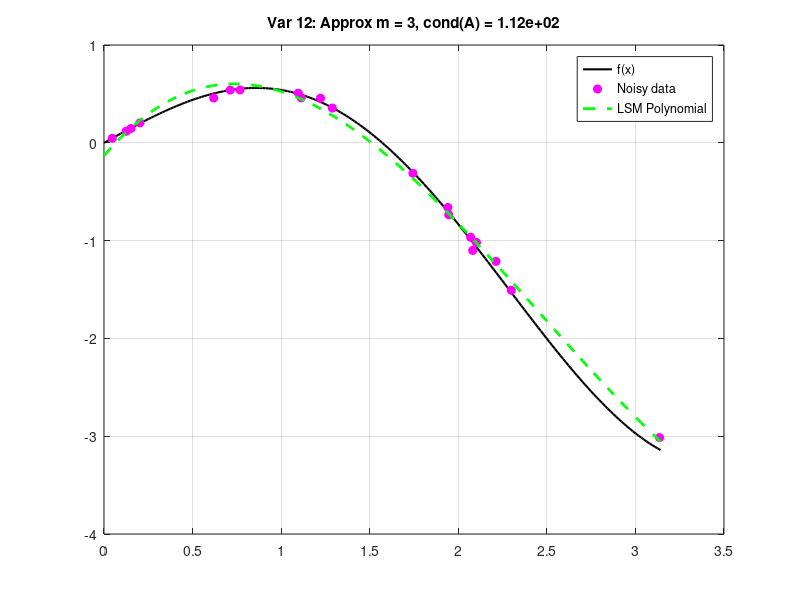
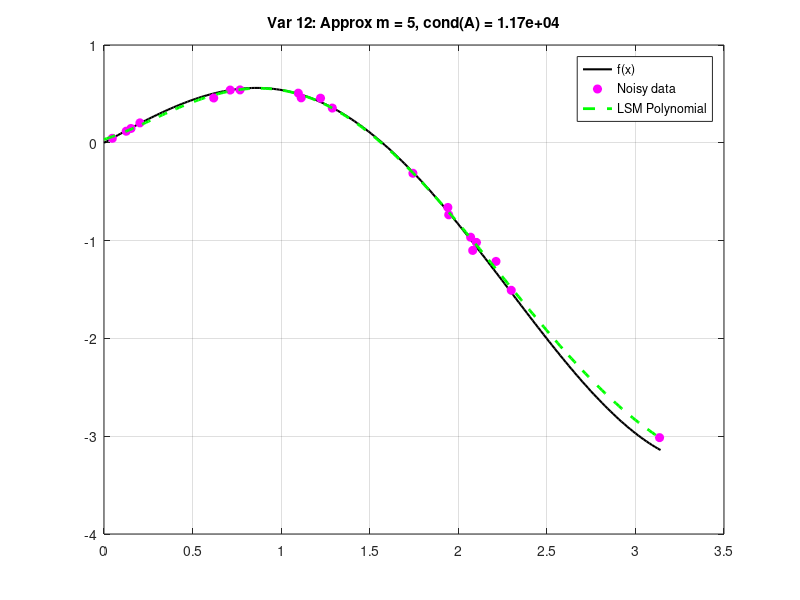
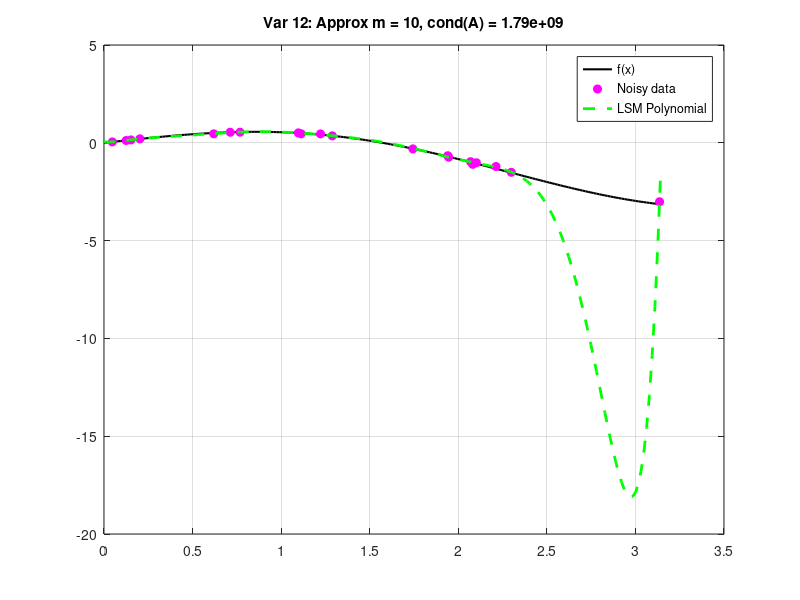

The MATLAB source for these figures, in order:
function lab2_var12
    clc; close all;

    % Параметры варианта 12 (предполагаемые)
    a = 0;
    b = pi;
    n = 20;
    eps_noise = 0.1;

    m_list = [3, 5, 10];

    x = a + rand(1, n) * (b - a);
    x = sort(x);

    fv_exact = f(x);

    fv_noisy = fv_exact;
    for i = 1:n
        noise = eps_noise * (-1 + 2 * rand());
        fv_noisy(i) = fv_noisy(i) + noise * abs(fv_noisy(i));
    end

    fprintf('=== ВАРИАНТ 12: f(x) = x * cos(x) ===\n');
    fprintf('%-5s | %-15s\n', 'm', 'cond(A)');
    fprintf('-----------------------\n');

    for k = 1:length(m_list)
        m = m_list(k);

        A = zeros(n, m + 1);
        for i = 1:n
            A(i, 1) = 1;
            for j = 1:m
                A(i, j + 1) = x(i)^j;
            end
        end

        g = fv_noisy';

        [U, S, V] = svd(A);
        s_vals = diag(S);
        condA = max(s_vals) / min(s_vals);

        fprintf('%-5d | %-15.4e\n', m, condA);

        u = A \ g;
        u_poly = u(end:-1:1);

        figure(k + 3); % Чтобы не перекрывать графики варианта 4
        nn = 200;
        h = (b - a) / nn;
        xt = a:h:b;
        ft = f(xt);
        fa = polyval(u_poly, xt);

        plot(xt, ft, 'k-', 'LineWidth', 1.5); hold on;
        plot(x, fv_noisy, 'mo', 'MarkerFaceColor', 'm');
        plot(xt, fa, 'g--', 'LineWidth', 2);

        title(['Var 12: Approx m = ' num2str(m) ', cond(A) = ' num2str(condA, '%.2e')]);
        legend('f(x)', 'Noisy data', 'LSM Polynomial');
        grid on;
    end
end

function y = f(x)
    % Вариант 12 (Предположительный, так как нет в таблице)
    % По структуре похож на вар. 6 и 7.
    y = x .* cos(x);
end
